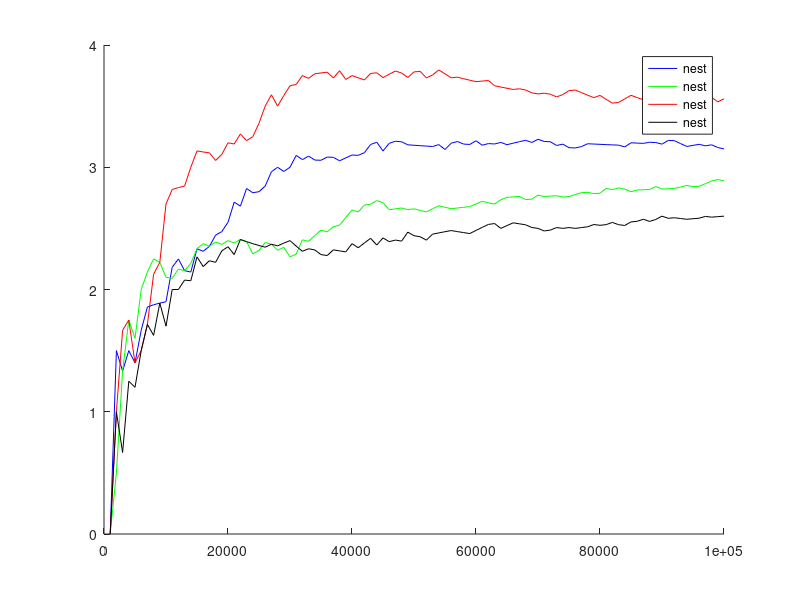
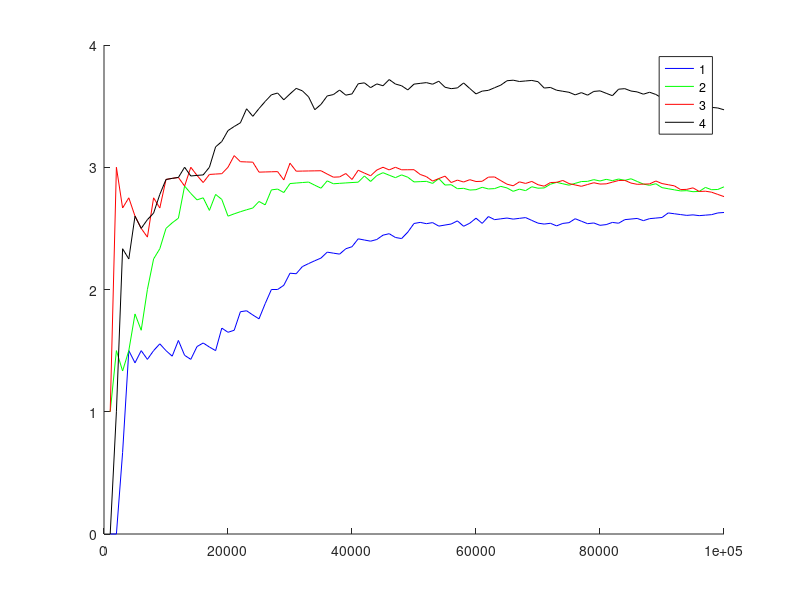

Here is the MATLAB script that generated these plots, in order:
combined_patched_10_nest = csvread('combined_patched_10_nest.csv',1,0);combined_patched_10_nest(:,5) = combined_patched_10_nest(:,2) + combined_patched_10_nest(:,3) + combined_patched_10_nest(:,4);
combined_patched_100_nest = csvread('combined_patched_100_nest.csv',1,0);combined_patched_100_nest(:,5) = combined_patched_100_nest(:,2) + combined_patched_100_nest(:,3) + combined_patched_100_nest(:,4);
combined_patched_1000_nest = csvread('combined_patched_1000_nest.csv',1,0);combined_patched_1000_nest(:,5) = combined_patched_1000_nest(:,2) + combined_patched_1000_nest(:,3) + combined_patched_1000_nest(:,4);
combined_patched_10000_nest = csvread('combined_patched_10000_nest.csv',1,0);combined_patched_10000_nest(:,5) = combined_patched_10000_nest(:,2) + combined_patched_10000_nest(:,3) + combined_patched_10000_nest(:,4);
combined_patched_10_nest(:,6) = combined_patched_10_nest(:,5)./(combined_patched_10_nest(:,1)/1000);
combined_patched_100_nest(:,6) = combined_patched_100_nest(:,5)./(combined_patched_100_nest(:,1)/1000);
combined_patched_1000_nest(:,6) = combined_patched_1000_nest(:,5)./(combined_patched_1000_nest(:,1)/1000);
combined_patched_10000_nest(:,6) = combined_patched_10000_nest(:,5)./(combined_patched_10000_nest(:,1)/1000);

combined_patched_10 = csvread('combined_patched_10.csv',1,0); combined_patched_10(:,5) = combined_patched_10(:,2) + combined_patched_10(:,3) + combined_patched_10(:,4);
combined_patched_100 = csvread('combined_patched_100.csv',1,0);combined_patched_100(:,5) = combined_patched_100(:,2) + combined_patched_100(:,3) + combined_patched_100(:,4);
combined_patched_1000 = csvread('combined_patched_1000.csv',1,0);combined_patched_1000(:,5) = combined_patched_1000(:,2) + combined_patched_1000(:,3) + combined_patched_1000(:,4);
combined_patched_10000 = csvread('combined_patched_10000.csv',1,0);combined_patched_10000(:,5) = combined_patched_10000(:,2) + combined_patched_10000(:,3) + combined_patched_10000(:,4);
combined_patched_10(:,6) = combined_patched_10(:,5)./(combined_patched_10(:,1)/1000);
combined_patched_100(:,6) = combined_patched_100(:,5)./(combined_patched_100(:,1)/1000);
combined_patched_1000(:,6) = combined_patched_1000(:,5)./(combined_patched_1000(:,1)/1000);
combined_patched_10000(:,6) = combined_patched_10000(:,5)./(combined_patched_10000(:,1)/1000);


figure;
hold on;
plot(combined_patched_10_nest(:,1),combined_patched_10_nest(:,6),'color','blue');
plot(combined_patched_100_nest(:,1),combined_patched_100_nest(:,6),'color','green');
plot(combined_patched_1000_nest(:,1),combined_patched_1000_nest(:,6),'color','red');
plot(combined_patched_10000_nest(:,1),combined_patched_10000_nest(:,6),'color','black');
legend('nest','nest','nest','nest');
hold off;

figure;
hold on;
plot(combined_patched_10(:,1),combined_patched_10(:,6),'color','blue');
plot(combined_patched_100(:,1),combined_patched_100(:,6),'color','green');
plot(combined_patched_1000(:,1),combined_patched_1000(:,6),'color','red');
plot(combined_patched_10000(:,1),combined_patched_10000(:,6),'color','black');
legend('1','2','3','4');
hold off;


